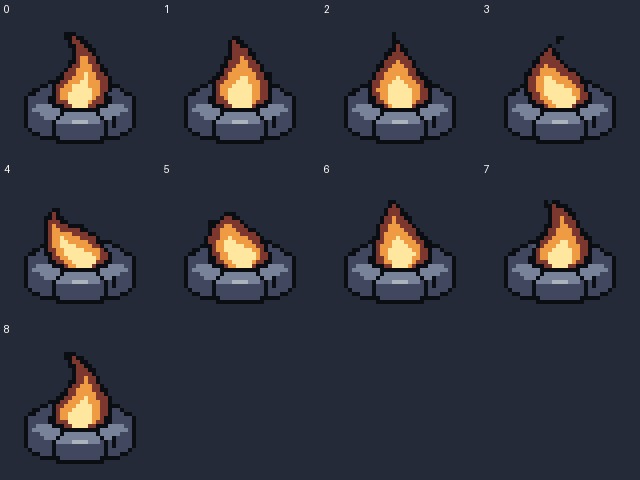
#> input picture ArtSource/ApprovedEnemyRevisions/FlameAndFullTileNet/HearthFlame-raw-sheet.png, 640 x 480 px, given in place of reef_netweaver.png, which was not available
$ python prepare.py
#> lines starting #> are read from the running program, lines starting #| are printed output that depends on the picture
"""Preserve the source and sample authoritative pixels; LibreSprite does the edit."""
from pathlib import Path
from PIL import Image
import hashlib,json,shutil
HERE=Path(__file__).resolve().parent
ROOT=HERE.parents[3]
source=ROOT/'Assets/_Game/Art/DrownedCourt/reef_netweaver.png'
before=HERE/'Before.png'
if not before.exists():shutil.copy2(HERE.parent/'MarineSnare.png',before)
if not (HERE/'Before.ase').exists():shutil.copy2(HERE.parent/'MarineSnare.ase',HERE/'Before.ase')
shutil.copy2(source,HERE/'ReefNetweaver-reference.png')
im=Image.open(source).convert('RGBA')
#> im is the input picture: PIL image 640x480 RGBA; mean R, G, B, A 49.3, 50.9, 60.2, 255
roi=im.crop((70,60,87,88))
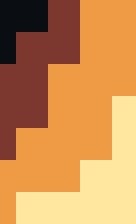
#> roi: PIL image 17x28 RGBA (shown 8 times larger); mean R, G, B, A 201.8, 141.7, 81.2, 255
colors={(10,13,17),(74,44,28),(122,77,46),(176,122,67),(184,200,190)}
#> (the run stopped early here; a loop or call above may not have finished)

$ run again, on ArtSource/ApprovedEnemyRevisions/FlameAndFullTileNet/MarineNet-raw-sheet.png
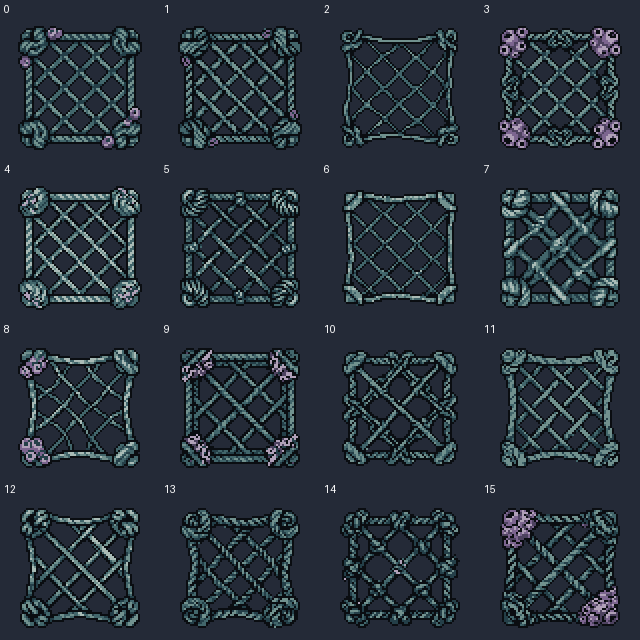
#> input picture ArtSource/ApprovedEnemyRevisions/FlameAndFullTileNet/MarineNet-raw-sheet.png, 640 x 640 px, given in place of reef_netweaver.png, which was not available
#> im is the input picture: PIL image 640x640 RGBA; mean R, G, B, A 40.6, 50.4, 60.3, 255
#> `roi=im.crop((70,60,87,88))`:
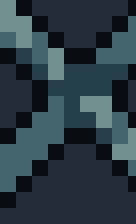
#> roi: PIL image 17x28 RGBA (shown 8 times larger); mean R, G, B, A 43.2, 59, 66.7, 255
